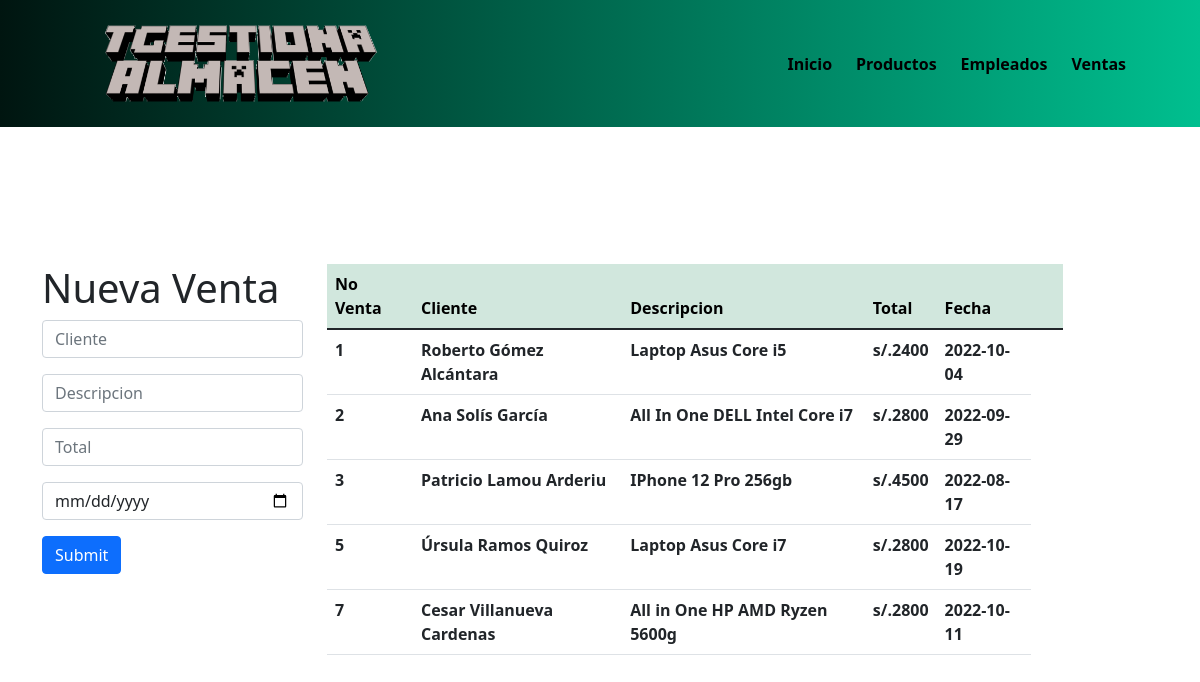
The page / on the database its author committed.
### tables this page shows
CREATE TABLE `ventas` (
  `id_venta` int(11) NOT NULL,
  `nombre_cliente` varchar(100) NOT NULL,
  `descripcion` text NOT NULL,
  `total` int(11) NOT NULL,
  `fecha` date NOT NULL
);

### index.php (the view, shortened to what this page needs)
<?php
    include("config.php");
    $sql="SELECT *  FROM ventas";
    $query=mysqli_query($conn,$sql);
?>
<!DOCTYPE html>
<html lang="en">
<head>
    <link href="https://cdn.jsdelivr.net/npm/bootstrap@5.1.3/dist/css/bootstrap.min.css" rel="stylesheet">
</head>
<?php include "templates/header.php"; ?>
<br> <br> <br><br> <br> <br><br> <br> <br>
    <body>
            <div class="container mt-5">
                    <div class="row">
                        <div class="col-md-3">
                            <h1>Nueva Venta</h1>
                                <form action="insertar.php" method="POST">
                                    <input type="text" class="form-control mb-3" name="nombre_cliente" placeholder="Cliente">
                                    <input type="text" class="form-control mb-3" name="descripcion" placeholder="Descripcion">
                                    <input type="text" class="form-control mb-3" name="total" placeholder="Total">
                                    <input type="date" class="form-control mb-3" name="fecha" placeholder="Fecha">
                                    <input type="submit" class="btn btn-primary">
                                </form>
                        </div>
                        <div class="col-md-8">
                            <table class="table" >
                                <thead class="table-success table-striped" >
                                    <tr>
                                        <th>No Venta</th>
                                        <th>Cliente</th>
                                        <th>Descripcion</th>
                                        <th>Total</th>
                                        <th>Fecha</th>
                                        <th></th>
                                        <th></th>
                                    </tr>
                                </thead>
                                <tbody>
                                        <?php
                                            while($row=mysqli_fetch_array($query)){
                                        ?>
                                            <tr>
                                                <th><?php  echo $row['id_venta']?></th>
                                                <th><?php  echo $row['nombre_cliente']?></th>
                                                <th><?php  echo $row['descripcion']?></th>
                                                <th>s/.<?php  echo $row['total']?></th>
                                                <th><?php  echo $row['fecha']?></th>
                                            </tr>
                                        <?php
                                            }
                                        ?>
                                </tbody>
                            </table>
                        </div>
                    </div>
            </div>
    </body>
</html>
<body>
</body>
</html>

### templates/header.php (shortened to what this page needs)
<!DOCTYPE html>
<html lang="en">
<head>
    <link rel="stylesheet" href="css/estilos.css?<?=date('Y-m-d H:i:s')?>">
</head>
<header>
    <div class="container">
        <img src="img/logo.png" id="logo">
        <nav>
            <a href="index.php">Inicio</a>
            <a href="productos/productos.php">Productos</a>
            <a href="empleados/empleados.php">Empleados</a>
            <a href="ventas/ventas.php">Ventas</a>
        </nav>
    </div>
</header>
</html>

### css/estilos.css (style rules this page uses)
header { position: fixed; width: 100%; background: #00bf8f; background: -webkit-linear-gradient(to right, #001510, #00bf8f); background: linear-gradient(to right, #001510, #00bf8f); }
.container img { width: 85%; height: auto; padding: 15px 25px; }
header .container { display: flex; flex-direction: column; align-items: center; }
header nav { display: flex; flex-direction: column; text-align: center; padding-bottom: 25px ; }
header a { padding: 5px 12px; text-decoration: none; font-weight: bold; color: black; }
@media (min-width: 720px) { header { position: fixed; width: 100%; background: #00bf8f; background: -webkit-linear-gradient(to right, #001510, #00bf8f); background: linear-gradient(to right, #001510, #00bf8f); } }
@media (min-width: 720px) { header .container { flex-direction: row; justify-content: space-between; } }
@media (min-width: 720px) { header nav { flex-direction: row; padding-bottom: 0; padding-right: 20px; } }
@media (min-width: 720px) { .container img { width: 35%; height: auto; padding: 25px 35px; } }

### rows shown on the page
ventas: id_venta "1", nombre_cliente "Roberto Gómez Alcántara", descripcion "Laptop Asus Core i5", total "2400", fecha "2022-10-04"
ventas: id_venta "2", nombre_cliente "Ana Solís García", descripcion "All In One DELL Intel Core i7", total "2800", fecha "2022-09-29"
ventas: id_venta "3", nombre_cliente "Patricio Lamou Arderiu", descripcion "IPhone 12 Pro 256gb", total "4500", fecha "2022-08-17"
ventas: id_venta "5", nombre_cliente "Úrsula Ramos Quiroz", descripcion "Laptop Asus Core i7", total "2800", fecha "2022-10-19"
ventas: id_venta "7", nombre_cliente "Cesar Villanueva Cardenas", descripcion "All in One HP AMD Ryzen 5600g", total "2800", fecha "2022-10-11"
